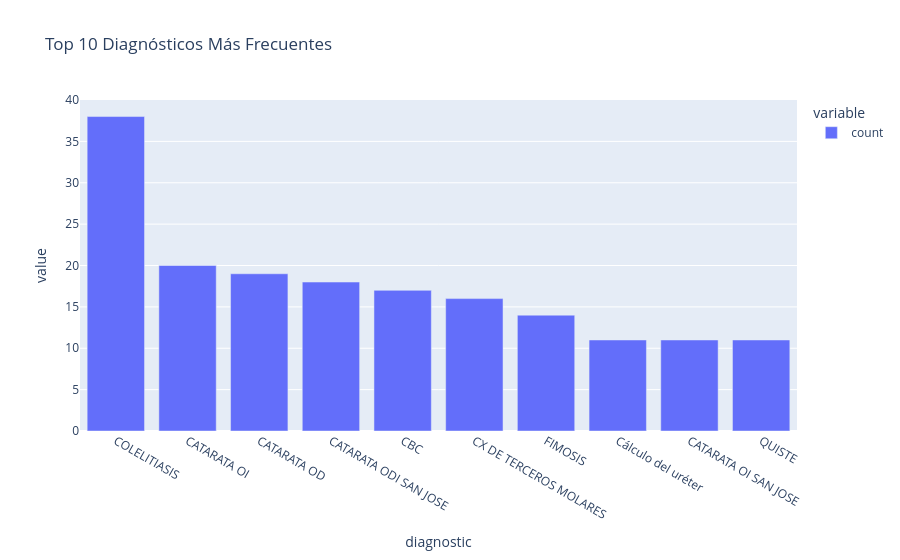

Notebook source saved alongside this figure:
### Code cell
fig = px.bar(
    top_diag,
    title="Top 10 Diagnósticos Más Frecuentes"
)

fig.show()

### Figure 1 — Plotly figure (JSON) as saved in the notebook; plotly's stock layout.template omitted (floating-point values rounded to 4 significant figures)
{"data": [{"hovertemplate": "variable=count<br>diagnostic=%{x}<br>value=%{y}<extra></extra>", "legendgroup": "count", "marker": {"color": "#636efa", "pattern": {"shape": ""}}, "name": "count", "orientation": "v", "showlegend": true, "textposition": "auto", "type": "bar", "x": ["COLELITIASIS", "CATARATA OI", "CATARATA OD", "CATARATA ODI SAN JOSE", "CBC", "CX DE TERCEROS MOLARES", "FIMOSIS", "Cálculo del uréter", "CATARATA OI SAN JOSE", "QUISTE"], "xaxis": "x", "y": [38, 20, 19, 18, 17, 16, 14, 11, 11, 11], "yaxis": "y"}], "layout": {"barmode": "relative", "legend": {"title": {"text": "variable"}, "tracegroupgap": 0}, "title": {"text": "Top 10 Diagnósticos Más Frecuentes"}, "xaxis": {"anchor": "y", "domain": [0.0, 1.0], "title": {"text": "diagnostic"}}, "yaxis": {"anchor": "x", "domain": [0.0, 1.0], "title": {"text": "value"}}}}
